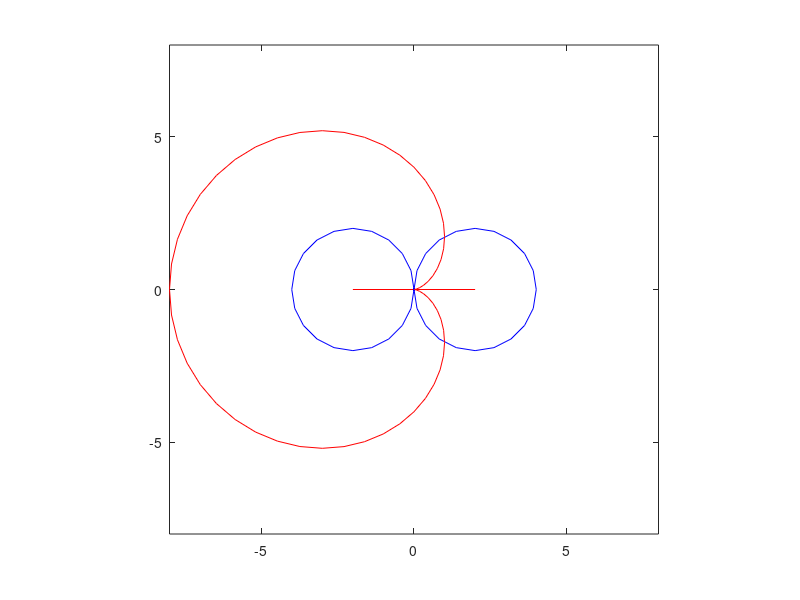

Recreate this plot in MATLAB.
%---------------------------------------------------------------------------
% MAT300 Curves and Surfaces
% Markel Pisano Berrojalbiz
% markel.p@digipen.edu
% 1/13/2021
% 
% Cardioid Animation
%---------------------------------------------------------------------------

function cardioid

out_dir = "temp_img"; %create folder to save images (COPY-PASTE IN YOUR CODE)
mkdir (out_dir); %create folder to save images (COPY-PASTE IN YOUR CODE)

% Setup animation duration
anim_seconds = 4;
fps = 15;
frames = anim_seconds * fps;
% angle delta
angle_delta = 2 * pi / frames;

% Setup cardioid properties
R0 = 2;
R1 = 2;
C0 = [-2 0];  % [x y]
C1 = [2 0];   % [x y]

thera = 0;
x = [];
y = [];

% +1 frame to close the loop
for i = 1 : 1 : frames + 1

  % distance from outer circle to inner
  R = R0 + R1;
  % center of outer circle
  Px = R * cos(thera) + C0(1);
  Py = R * sin(thera) + C0(2);
  % since the outer circle rotates around the inner one 
  % and their size proportion is 1:1, it's angle respect to
  % the XY plane is 2*thera + PI
  thera_prime = pi + 2*thera;

  % draw inner circle
  draw_circle(C0(1), C0(2), R0, thera);
  hold on
  % draw outer circle
  draw_circle(Px, Py, R1, thera_prime);
  hold on
  % update angle
  thera += angle_delta;
  % compute cardioid new point
  X = Px + R1 * cos(thera_prime);
  Y = Py + R1 * sin(thera_prime);

  
  x(i) = X;
  y(i) = Y;
  % draw current cardoid point
  plot(X, Y, 'b');
  hold on
  % draw current cardioid curve
  plot(x, y, 'r');
  % set graph limits
  axis([-8, 8, -8, 8], "square")
  hold off
  % output to file
  fname = fullfile (out_dir, sprintf ("img%03i.png", i)); % save image (COPY-PASTE IN YOUR CODE)
  imwrite (getframe (gcf).cdata, fname); %(COPY-PASTE IN YOUR CODE)

  
endfor

printf("DONE");

endfunction

% draw a circle and a line it's center to the current angle position
function draw_circle(Cx, Cy, R, thera)
  vertices = 20;  % circle precision
  angle_delta = 2 * pi / vertices;
  x = [];
  y = [];
  for i = 1 : 1 : vertices + 1
    % circle parametric function
    x(i) = R * cos(thera) + Cx;
    y(i) = R * sin(thera) + Cy;
    % update angle
   thera += angle_delta;
   
  endfor
  % draw line to the current angle
  plot([Cx, x(1)], [Cy, y(1)], 'r');
  hold on
  % draw circle
  plot(x, y, 'b');
  
endfunction
